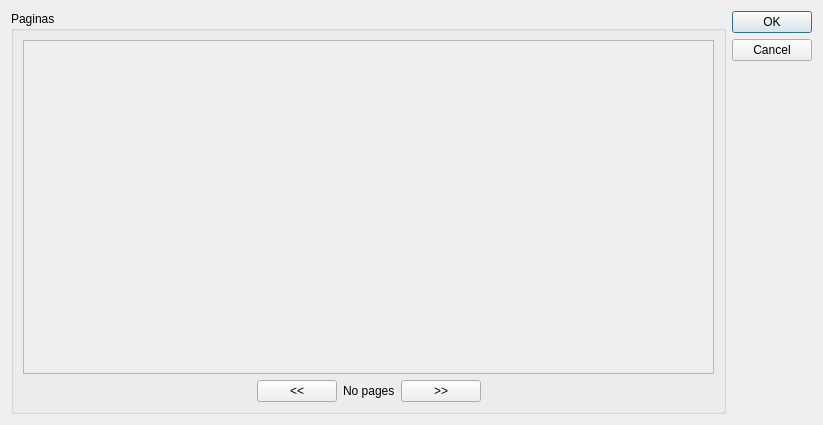
<?xml version="1.0" encoding="UTF-8"?>
<ui version="4.0">
 <class>DialogPrint</class>
 <widget class="QDialog" name="DialogPrint">
  <property name="geometry">
   <rect>
    <x>0</x>
    <y>0</y>
    <width>823</width>
    <height>425</height>
   </rect>
  </property>
  <property name="windowTitle">
   <string>Dialog</string>
  </property>
  <layout class="QHBoxLayout" name="horizontalLayout">
   <item>
    <widget class="QGroupBox" name="groupBox">
     <property name="title">
      <string>Paginas</string>
     </property>
     <layout class="QVBoxLayout" name="verticalLayout_5">
      <item>
       <widget class="QScrollArea" name="scrollArea">
        <property name="sizePolicy">
         <sizepolicy hsizetype="Minimum" vsizetype="Expanding">
          <horstretch>0</horstretch>
          <verstretch>0</verstretch>
         </sizepolicy>
        </property>
        <property name="horizontalScrollBarPolicy">
         <enum>Qt::ScrollBarAlwaysOff</enum>
        </property>
        <property name="widgetResizable">
         <bool>true</bool>
        </property>
        <widget class="QWidget" name="scrollAreaWidgetContents">
         <property name="geometry">
          <rect>
           <x>0</x>
           <y>0</y>
           <width>693</width>
           <height>328</height>
          </rect>
         </property>
         <layout class="QVBoxLayout" name="verticalLayout_2">
          <item>
           <layout class="QVBoxLayout" name="verticalLayout"/>
          </item>
         </layout>
        </widget>
       </widget>
      </item>
      <item>
       <layout class="QHBoxLayout" name="horizontalLayout_2">
        <item>
         <spacer name="horizontalSpacer">
          <property name="orientation">
           <enum>Qt::Horizontal</enum>
          </property>
          <property name="sizeHint" stdset="0">
           <size>
            <width>40</width>
            <height>20</height>
           </size>
          </property>
         </spacer>
        </item>
        <item>
         <widget class="QPushButton" name="pushButton_back">
          <property name="text">
           <string>&lt;&lt;</string>
          </property>
         </widget>
        </item>
        <item>
         <widget class="QLabel" name="label_page">
          <property name="text">
           <string>No pages</string>
          </property>
         </widget>
        </item>
        <item>
         <widget class="QPushButton" name="pushButton_next">
          <property name="text">
           <string>&gt;&gt;</string>
          </property>
         </widget>
        </item>
        <item>
         <spacer name="horizontalSpacer_2">
          <property name="orientation">
           <enum>Qt::Horizontal</enum>
          </property>
          <property name="sizeHint" stdset="0">
           <size>
            <width>40</width>
            <height>20</height>
           </size>
          </property>
         </spacer>
        </item>
       </layout>
      </item>
     </layout>
    </widget>
   </item>
   <item>
    <widget class="QDialogButtonBox" name="buttonBox">
     <property name="orientation">
      <enum>Qt::Vertical</enum>
     </property>
     <property name="standardButtons">
      <set>QDialogButtonBox::Cancel|QDialogButtonBox::Ok</set>
     </property>
    </widget>
   </item>
  </layout>
 </widget>
 <resources/>
 <connections>
  <connection>
   <sender>buttonBox</sender>
   <signal>accepted()</signal>
   <receiver>DialogPrint</receiver>
   <slot>accept()</slot>
   <hints>
    <hint type="sourcelabel">
     <x>248</x>
     <y>254</y>
    </hint>
    <hint type="destinationlabel">
     <x>157</x>
     <y>274</y>
    </hint>
   </hints>
  </connection>
  <connection>
   <sender>buttonBox</sender>
   <signal>rejected()</signal>
   <receiver>DialogPrint</receiver>
   <slot>reject()</slot>
   <hints>
    <hint type="sourcelabel">
     <x>316</x>
     <y>260</y>
    </hint>
    <hint type="destinationlabel">
     <x>286</x>
     <y>274</y>
    </hint>
   </hints>
  </connection>
 </connections>
</ui>
